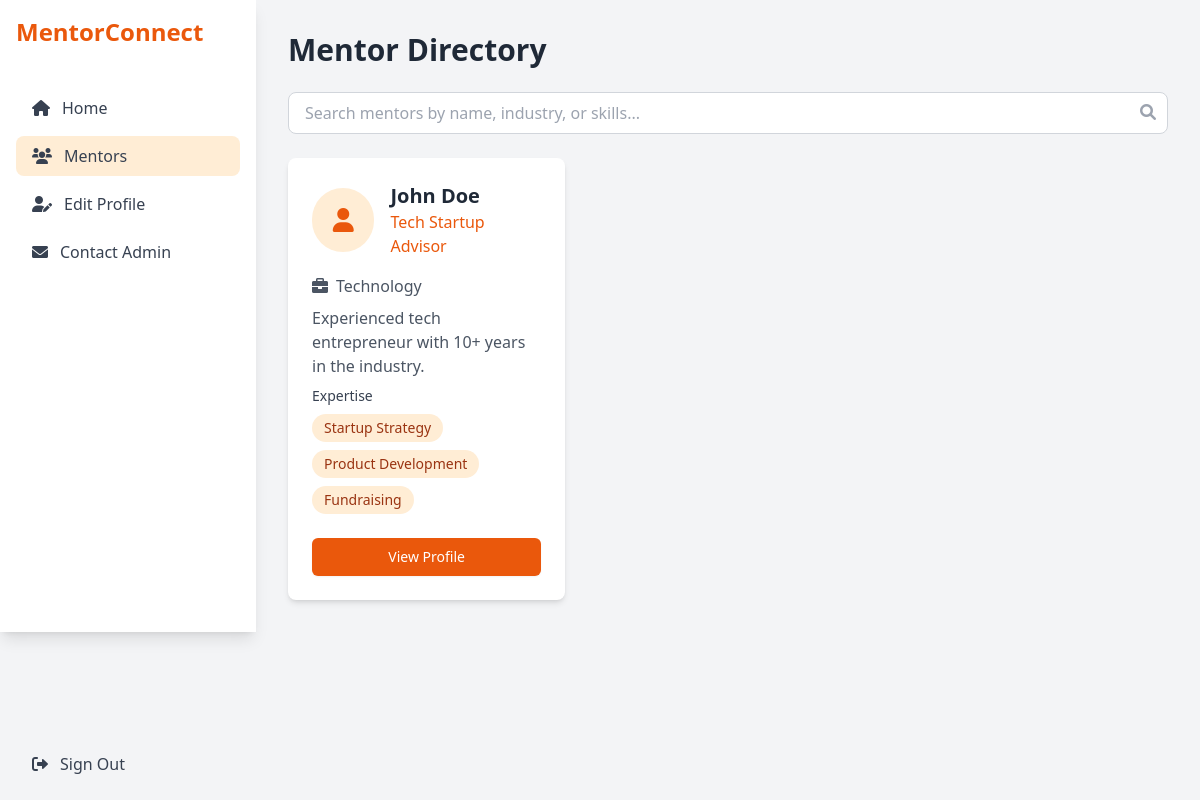
The app's page /mentor_directory.php (signed in) with its own data.
### tables this page shows
CREATE TABLE IF NOT EXISTS profiles (
    user_id INT PRIMARY KEY,
    full_name VARCHAR(255),
    headline VARCHAR(255),
    bio TEXT,
    industry VARCHAR(255),
    skills_or_needs TEXT,
    updated_at TIMESTAMP DEFAULT CURRENT_TIMESTAMP ON UPDATE CURRENT_TIMESTAMP,
    FOREIGN KEY (user_id) REFERENCES users(id) ON DELETE CASCADE
);

### mentor_directory.php (the view, shortened to what this page needs)
<?php
require_once 'backend/db_connect.php';
$stmt = $conn->prepare("
    SELECT p.*, u.email
    FROM profiles p
    JOIN users u ON p.user_id = u.id
    WHERE u.user_type = 'mentor'
    ORDER BY p.full_name ASC
");
$stmt->execute();
$result = $stmt->get_result();
$mentors = $result->fetch_all(MYSQLI_ASSOC);
?>
<!DOCTYPE html>
<html lang="en">
<head>
    <script src="https://cdn.tailwindcss.com"></script>
    <link href="https://cdnjs.cloudflare.com/ajax/libs/font-awesome/6.0.0/css/all.min.css" rel="stylesheet">
</head>
<body class="bg-gray-100 min-h-screen">
    <div class="flex">
        <div class="w-64 bg-white shadow-lg">
            <div class="p-4">
                <h1 class="text-2xl font-bold text-orange-600">MentorConnect</h1>
            </div>
            <nav class="mt-6">
                <div class="px-4 space-y-2">
                    <a href="dashboard.php" class="flex items-center px-4 py-2 text-gray-700 hover:bg-gray-100 rounded-lg">
                        <i class="fas fa-home mr-3"></i>
                        Home
                    </a>
                    <a href="mentor_directory.php" class="flex items-center px-4 py-2 text-gray-700 bg-orange-100 rounded-lg">
                        <i class="fas fa-users mr-3"></i>
                        Mentors
                    </a>
                    <a href="profile_edit.php" class="flex items-center px-4 py-2 text-gray-700 hover:bg-gray-100 rounded-lg">
                        <i class="fas fa-user-edit mr-3"></i>
                        Edit Profile
                    </a>
                    <a href="#" class="flex items-center px-4 py-2 text-gray-700 hover:bg-gray-100 rounded-lg">
                        <i class="fas fa-envelope mr-3"></i>
                        Contact Admin
                    </a>
                </div>
            </nav>
            <div class="absolute bottom-0 w-64 p-4">
                <a href="logout.php" class="flex items-center px-4 py-2 text-gray-700 hover:bg-gray-100 rounded-lg">
                    <i class="fas fa-sign-out-alt mr-3"></i>
                    Sign Out
                </a>
            </div>
        </div>
        <div class="flex-1 p-8">
            <div class="max-w-7xl mx-auto">
                <h1 class="text-3xl font-bold text-gray-800 mb-6">Mentor Directory</h1>
                <div class="mb-6">
                    <div class="relative">
                        <input type="text" id="searchInput" placeholder="Search mentors by name, industry, or skills..."
                               class="w-full px-4 py-2 border border-gray-300 rounded-lg focus:outline-none focus:ring-2 focus:ring-orange-500">
                        <i class="fas fa-search absolute right-3 top-3 text-gray-400"></i>
                    </div>
                </div>
                <div class="grid grid-cols-1 md:grid-cols-2 lg:grid-cols-3 gap-6" id="mentorsGrid">
                    <?php foreach ($mentors as $mentor): ?>
                        <div class="bg-white rounded-lg shadow-md p-6 mentor-card"
                             data-name="<?php echo htmlspecialchars($mentor['full_name']); ?>"
                             data-industry="<?php echo htmlspecialchars($mentor['industry']); ?>"
                             data-skills="<?php echo htmlspecialchars($mentor['skills_or_needs']); ?>">
                            <div class="flex items-center mb-4">
                                <div class="w-16 h-16 bg-orange-100 rounded-full flex items-center justify-center">
                                    <i class="fas fa-user text-2xl text-orange-600"></i>
                                </div>
                                <div class="ml-4">
                                    <h3 class="text-xl font-semibold text-gray-800">
                                        <?php echo htmlspecialchars($mentor['full_name']); ?>
                                    </h3>
                                    <p class="text-orange-600">
                                        <?php echo htmlspecialchars($mentor['headline']); ?>
                                    </p>
                                </div>
                            </div>
                            <div class="space-y-2">
                                <?php if ($mentor['industry']): ?>
                                    <div class="flex items-center text-gray-600">
                                        <i class="fas fa-briefcase mr-2"></i>
                                        <span><?php echo htmlspecialchars($mentor['industry']); ?></span>
                                    </div>
                                <?php endif; ?>
                                <?php if ($mentor['bio']): ?>
                                    <p class="text-gray-600 line-clamp-3">
                                        <?php echo htmlspecialchars($mentor['bio']); ?>
                                    </p>
                                <?php endif; ?>
                                <?php if ($mentor['skills_or_needs']): ?>
                                    <div class="mt-4">
                                        <h4 class="text-sm font-medium text-gray-700 mb-2">Expertise</h4>
                                        <div class="flex flex-wrap gap-2">
                                            <?php
                                            $skills = explode(',', $mentor['skills_or_needs']);
                                            foreach ($skills as $skill):
                                                $skill = trim($skill);
                                                if ($skill):
                                            ?>
                                                <span class="px-3 py-1 bg-orange-100 text-orange-800 rounded-full text-sm">
                                                    <?php echo htmlspecialchars($skill); ?>
                                                </span>
                                            <?php
                                                endif;
                                            endforeach;
                                            ?>
                                        </div>
                                    </div>
                                <?php endif; ?>
                            </div>
                            <div class="mt-6">
                                <a href="view_profile.php?id=<?php echo $mentor['user_id']; ?>"
                                   class="block w-full text-center py-2 px-4 border border-transparent rounded-md shadow-sm text-sm font-medium text-white bg-orange-600 hover:bg-orange-700 focus:outline-none focus:ring-2 focus:ring-offset-2 focus:ring-orange-500">
                                    View Profile
                                </a>
                            </div>
                        </div>
                    <?php endforeach; ?>
                </div>
            </div>
        </div>
    </div>
</body>
</html>

### records on screen
profiles: full_name "John Doe", headline "Tech Startup Advisor", industry "Technology", bio "Experienced tech entrepreneur with 10+ years in the industry.", skills_or_needs "Startup Strategy", skills_or_needs "Product Development", skills_or_needs "Fundraising"
